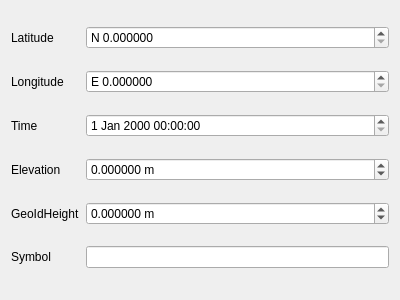
<?xml version="1.0" encoding="UTF-8"?>
<ui version="4.0">
 <class>Form</class>
 <widget class="QWidget" name="Form">
  <property name="geometry">
   <rect>
    <x>0</x>
    <y>0</y>
    <width>400</width>
    <height>300</height>
   </rect>
  </property>
  <property name="windowTitle">
   <string>Form</string>
  </property>
  <layout class="QGridLayout" name="gridLayout">
   <item row="0" column="0">
    <widget class="QLabel" name="label_2">
     <property name="text">
      <string>Latitude</string>
     </property>
    </widget>
   </item>
   <item row="0" column="1">
    <widget class="QDoubleSpinBox" name="doubleSpinBox">
     <property name="prefix">
      <string>N </string>
     </property>
     <property name="decimals">
      <number>6</number>
     </property>
     <property name="maximum">
      <double>99.999999000000003</double>
     </property>
     <property name="singleStep">
      <double>1.000000000000000</double>
     </property>
    </widget>
   </item>
   <item row="1" column="0">
    <widget class="QLabel" name="label">
     <property name="text">
      <string>Longitude</string>
     </property>
    </widget>
   </item>
   <item row="1" column="1">
    <widget class="QDoubleSpinBox" name="doubleSpinBox_2">
     <property name="prefix">
      <string>E </string>
     </property>
     <property name="decimals">
      <number>6</number>
     </property>
     <property name="maximum">
      <double>999.999999000000003</double>
     </property>
     <property name="singleStep">
      <double>1.000000000000000</double>
     </property>
    </widget>
   </item>
   <item row="2" column="0">
    <widget class="QLabel" name="label_3">
     <property name="text">
      <string>Time</string>
     </property>
    </widget>
   </item>
   <item row="2" column="1">
    <widget class="QDateTimeEdit" name="dateTimeEdit"/>
   </item>
   <item row="3" column="0">
    <widget class="QLabel" name="label_4">
     <property name="text">
      <string>Elevation</string>
     </property>
    </widget>
   </item>
   <item row="3" column="1">
    <widget class="QDoubleSpinBox" name="doubleSpinBox_3">
     <property name="suffix">
      <string> m</string>
     </property>
     <property name="decimals">
      <number>6</number>
     </property>
     <property name="minimum">
      <double>-999999.998999999952503</double>
     </property>
     <property name="maximum">
      <double>999999.998999999952503</double>
     </property>
    </widget>
   </item>
   <item row="4" column="0">
    <widget class="QLabel" name="label_5">
     <property name="text">
      <string>GeoIdHeight</string>
     </property>
    </widget>
   </item>
   <item row="4" column="1">
    <widget class="QDoubleSpinBox" name="doubleSpinBox_4">
     <property name="suffix">
      <string> m</string>
     </property>
     <property name="decimals">
      <number>6</number>
     </property>
     <property name="minimum">
      <double>-999999.999998999992386</double>
     </property>
     <property name="maximum">
      <double>999999.999998999992386</double>
     </property>
    </widget>
   </item>
   <item row="5" column="0">
    <widget class="QLabel" name="label_6">
     <property name="text">
      <string>Symbol</string>
     </property>
    </widget>
   </item>
   <item row="5" column="1">
    <widget class="QLineEdit" name="lineEdit"/>
   </item>
  </layout>
 </widget>
 <resources/>
 <connections/>
</ui>
